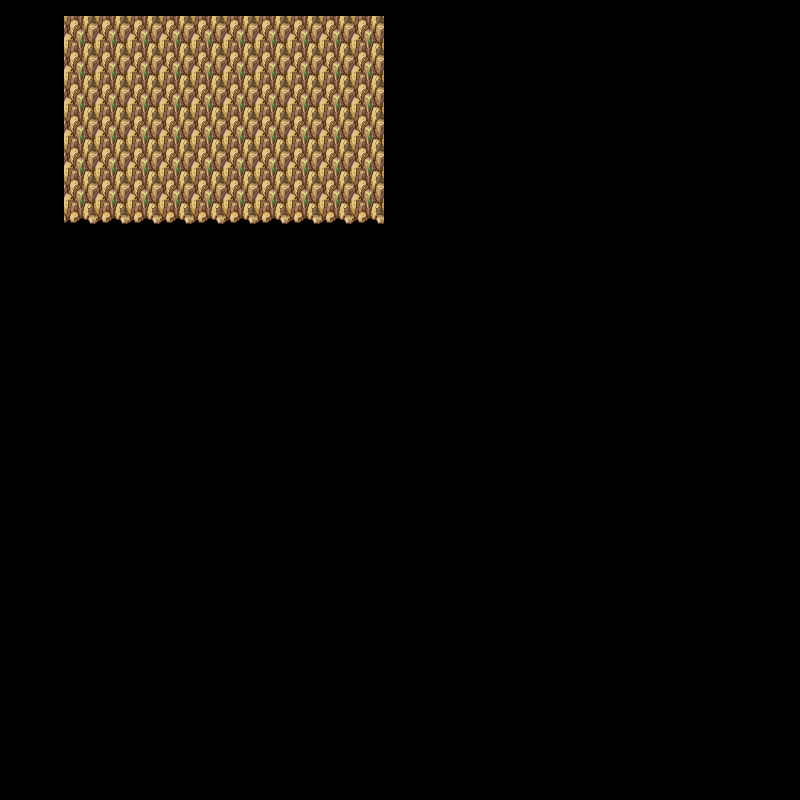

A 2D game scene composited from a Tiled map and its tileset images. What follows is a short description and the map's XML, with every tile layer's data as written:
An orthogonal 50x50 tile map with 16x16 px tiles, 1 tile layer (Vrstva dlaždic 1), 2 tilesets.

<map version="1.0" tiledversion="1.1.6" orientation="orthogonal" renderorder="right-down" width="50" height="50" tilewidth="16" tileheight="16" infinite="0" nextobjectid="1">
 <tileset firstgid="1" name="skaly" tilewidth="16" tileheight="16" tilecount="2500" columns="50">
  <image source="../Work-Img-Sprites-map/skaly.png" width="800" height="800" />
 </tileset>
 <tileset firstgid="2501" name="noviny" tilewidth="16" tileheight="16" tilecount="1" columns="1">
  <image source="noviny.png" width="16" height="16" />
 </tileset>
 <layer name="Vrstva dlaždic 1" width="50" height="50">
  <data encoding="csv">
0,0,0,0,0,0,0,0,0,0,0,0,0,0,0,0,0,0,0,0,0,0,0,0,0,0,0,0,0,0,0,0,0,0,0,0,0,0,0,0,0,0,0,0,0,0,0,0,0,0,
0,0,0,0,1636,1637,1638,1639,1636,1637,1638,1639,1636,1637,1638,1639,1636,1637,1638,1639,1636,1637,1638,1639,0,0,0,0,0,0,0,0,0,0,0,0,0,0,0,0,0,0,0,0,0,0,0,0,0,0,
0,0,0,0,1686,1687,1688,1689,1686,1687,1688,1689,1686,1687,1688,1689,1686,1687,1688,1689,1686,1687,1688,1689,0,0,0,0,0,0,0,0,0,0,0,0,0,0,0,0,0,0,0,0,0,0,0,0,0,0,
0,0,0,0,1736,1737,1738,1739,1736,1737,1738,1739,1736,1737,1738,1739,1736,1737,1738,1739,1736,1737,1738,1739,0,0,0,0,0,0,0,0,0,0,0,0,0,0,0,0,0,0,0,0,0,0,0,0,0,0,
0,0,0,0,1786,1787,1788,1789,1786,1787,1788,1789,1786,1787,1788,1789,1786,1787,1788,1789,1786,1787,1788,1789,0,0,0,0,0,0,0,0,0,0,0,0,0,0,0,0,0,0,0,0,0,0,0,0,0,0,
0,0,0,0,1836,1837,1838,1839,1836,1837,1838,1839,1836,1837,1838,1839,1836,1837,1838,1839,1836,1837,1838,1839,0,0,0,0,0,0,0,0,0,0,0,0,0,0,0,0,0,0,0,0,0,0,0,0,0,0,
0,0,0,0,1686,1687,1688,1689,1686,1687,1688,1689,1686,1687,1688,1689,1686,1687,1688,1689,1686,1687,1688,1689,0,0,0,0,0,0,0,0,0,0,0,0,0,0,0,0,0,0,0,0,0,0,0,0,0,0,
0,0,0,0,1736,1737,1738,1739,1736,1737,1738,1739,1736,1737,1738,1739,1736,1737,1738,1739,1736,1737,1738,1739,0,0,0,0,0,0,0,0,0,0,0,0,0,0,0,0,0,0,0,0,0,0,0,0,0,0,
0,0,0,0,1786,1787,1788,1789,1786,1787,1788,1789,1786,1787,1788,1789,1786,1787,1788,1789,1786,1787,1788,1789,0,0,0,0,0,0,0,0,0,0,0,0,0,0,0,0,0,0,0,0,0,0,0,0,0,0,
0,0,0,0,1836,1837,1838,1839,1836,1837,1838,1839,1836,1837,1838,1839,1836,1837,1838,1839,1836,1837,1838,1839,0,0,0,0,0,0,0,0,0,0,0,0,0,0,0,0,0,0,0,0,0,0,0,0,0,0,
0,0,0,0,1886,1887,1888,1889,1886,1887,1888,1889,1886,1887,1888,1889,1886,1887,1888,1889,1886,1887,1888,1889,0,0,0,0,0,0,0,0,0,0,0,0,0,0,0,0,0,0,0,0,0,0,0,0,0,0,
0,0,0,0,1936,1937,1938,1939,1936,1937,1938,1939,1936,1937,1938,1939,1936,1937,1938,1939,1936,1937,1938,1939,0,0,0,0,0,0,0,0,0,0,0,0,0,0,0,0,0,0,0,0,0,0,0,0,0,0,
0,0,0,0,1986,1987,1988,1989,1986,1987,1988,1989,1986,1987,1988,1989,1986,1987,1988,1989,1986,1987,1988,1989,0,0,0,0,0,0,0,0,0,0,0,0,0,0,0,0,0,0,0,0,0,0,0,0,0,0,
0,0,0,0,2036,2037,2038,2039,2036,2037,2038,2039,2036,2037,2038,2039,2036,2037,2038,2039,2036,2037,2038,2039,0,0,0,0,0,0,0,0,0,0,0,0,0,0,0,0,0,0,0,0,0,0,0,0,0,0,
0,0,0,0,0,0,0,0,0,0,0,0,0,0,0,0,0,0,0,0,0,0,0,0,0,0,0,0,0,0,0,0,0,0,0,0,0,0,0,0,0,0,0,0,0,0,0,0,0,0,
0,0,0,0,0,0,0,0,0,0,0,0,0,0,0,0,0,0,0,0,0,0,0,0,0,0,0,0,0,0,0,0,0,0,0,0,0,0,0,0,0,0,0,0,0,0,0,0,0,0,
0,0,0,0,0,0,0,0,0,0,0,0,0,0,0,0,0,0,0,0,0,0,0,0,0,0,0,0,0,0,0,0,0,0,0,0,0,0,0,0,0,0,0,0,0,0,0,0,0,0,
0,0,0,0,0,0,0,0,0,0,0,0,0,0,0,0,0,0,0,0,0,0,0,0,0,0,0,0,0,0,0,0,0,0,0,0,0,0,0,0,0,0,0,0,0,0,0,0,0,0,
0,0,0,0,0,0,0,0,0,0,0,0,0,0,0,0,0,0,0,0,0,0,0,0,0,0,0,0,0,0,0,0,0,0,0,0,0,0,0,0,0,0,0,0,0,0,0,0,0,0,
0,0,0,0,0,0,0,0,0,0,0,0,0,0,0,0,0,0,0,0,0,0,0,0,0,0,0,0,0,0,0,0,0,0,0,0,0,0,0,0,0,0,0,0,0,0,0,0,0,0,
0,0,0,0,0,0,0,0,0,0,0,0,0,0,0,0,0,0,0,0,0,0,0,0,0,0,0,0,0,0,0,0,0,0,0,0,0,0,0,0,0,0,0,0,0,0,0,0,0,0,
0,0,0,0,0,0,0,0,0,0,0,0,0,0,0,0,0,0,0,0,0,0,0,0,0,0,0,0,0,0,0,0,0,0,0,0,0,0,0,0,0,0,0,0,0,0,0,0,0,0,
0,0,0,0,0,0,0,0,0,0,0,0,0,0,0,0,0,0,0,0,0,0,0,0,0,0,0,0,0,0,0,0,0,0,0,0,0,0,0,0,0,0,0,0,0,0,0,0,0,0,
0,0,0,0,0,0,0,0,0,0,0,0,0,0,0,0,0,0,0,0,0,0,0,0,0,0,0,0,0,0,0,0,0,0,0,0,0,0,0,0,0,0,0,0,0,0,0,0,0,0,
0,0,0,0,0,0,0,0,0,0,0,0,0,0,0,0,0,0,0,0,0,0,0,0,0,0,0,0,0,0,0,0,0,0,0,0,0,0,0,0,0,0,0,0,0,0,0,0,0,0,
0,0,0,0,0,0,0,0,0,0,0,0,0,0,0,0,0,0,0,0,0,0,0,0,0,0,0,0,0,0,0,0,0,0,0,0,0,0,0,0,0,0,0,0,0,0,0,0,0,0,
0,0,0,0,0,0,0,0,0,0,0,0,0,0,0,0,0,0,0,0,0,0,0,0,0,0,0,0,0,0,0,0,0,0,0,0,0,0,0,0,0,0,0,0,0,0,0,0,0,0,
0,0,0,0,0,0,0,0,0,0,0,0,0,0,0,0,0,0,0,0,0,0,0,0,0,0,0,0,0,0,0,0,0,0,0,0,0,0,0,0,0,0,0,0,0,0,0,0,0,0,
0,0,0,0,0,0,0,0,0,0,0,0,0,0,0,0,0,0,0,0,0,0,0,0,0,0,0,0,0,0,0,0,0,0,0,0,0,0,0,0,0,0,0,0,0,0,0,0,0,0,
0,0,0,0,0,0,0,0,0,0,0,0,0,0,0,0,0,0,0,0,0,0,0,0,0,0,0,0,0,0,0,0,0,0,0,0,0,0,0,0,0,0,0,0,0,0,0,0,0,0,
0,0,0,0,0,0,0,0,0,0,0,0,0,0,0,0,0,0,0,0,0,0,0,0,0,0,0,0,0,0,0,0,0,0,0,0,0,0,0,0,0,0,0,0,0,0,0,0,0,0,
0,0,0,0,0,0,0,0,0,0,0,0,0,0,0,0,0,0,0,0,0,0,0,0,0,0,0,0,0,0,0,0,0,0,0,0,0,0,0,0,0,0,0,0,0,0,0,0,0,0,
0,0,0,0,0,0,0,0,0,0,0,0,0,0,0,0,0,0,0,0,0,0,0,0,0,0,0,0,0,0,0,0,0,0,0,0,0,0,0,0,0,0,0,0,0,0,0,0,0,0,
0,0,0,0,0,0,0,0,0,0,0,0,0,0,0,0,0,0,0,0,0,0,0,0,0,0,0,0,0,0,0,0,0,0,0,0,0,0,0,0,0,0,0,0,0,0,0,0,0,0,
0,0,0,0,0,0,0,0,0,0,0,0,0,0,0,0,0,0,0,0,0,0,0,0,0,0,0,0,0,0,0,0,0,0,0,0,0,0,0,0,0,0,0,0,0,0,0,0,0,0,
0,0,0,0,0,0,0,0,0,0,0,0,0,0,0,0,0,0,0,0,0,0,0,0,0,0,0,0,0,0,0,0,0,0,0,0,0,0,0,0,0,0,0,0,0,0,0,0,0,0,
0,0,0,0,0,0,0,0,0,0,0,0,0,0,0,0,0,0,0,0,0,0,0,0,0,0,0,0,0,0,0,0,0,0,0,0,0,0,0,0,0,0,0,0,0,0,0,0,0,0,
0,0,0,0,0,0,0,0,0,0,0,0,0,0,0,0,0,0,0,0,0,0,0,0,0,0,0,0,0,0,0,0,0,0,0,0,0,0,0,0,0,0,0,0,0,0,0,0,0,0,
0,0,0,0,0,0,0,0,0,0,0,0,0,0,0,0,0,0,0,0,0,0,0,0,0,0,0,0,0,0,0,0,0,0,0,0,0,0,0,0,0,0,0,0,0,0,0,0,0,0,
0,0,0,0,0,0,0,0,0,0,0,0,0,0,0,0,0,0,0,0,0,0,0,0,0,0,0,0,0,0,0,0,0,0,0,0,0,0,0,0,0,0,0,0,0,0,0,0,0,0,
0,0,0,0,0,0,0,0,0,0,0,0,0,0,0,0,0,0,0,0,0,0,0,0,0,0,0,0,0,0,0,0,0,0,0,0,0,0,0,0,0,0,0,0,0,0,0,0,0,0,
0,0,0,0,0,0,0,0,0,0,0,0,0,0,0,0,0,0,0,0,0,0,0,0,0,0,0,0,0,0,0,0,0,0,0,0,0,0,0,0,0,0,0,0,0,0,0,0,0,0,
0,0,0,0,0,0,0,0,0,0,0,0,0,0,0,0,0,0,0,0,0,0,0,0,0,0,0,0,0,0,0,0,0,0,0,0,0,0,0,0,0,0,0,0,0,0,0,0,0,0,
0,0,0,0,0,0,0,0,0,0,0,0,0,0,0,0,0,0,0,0,0,0,0,0,0,0,0,0,0,0,0,0,0,0,0,0,0,0,0,0,0,0,0,0,0,0,0,0,0,0,
0,0,0,0,0,0,0,0,0,0,0,0,0,0,0,0,0,0,0,0,0,0,0,0,0,0,0,0,0,0,0,0,0,0,0,0,0,0,0,0,0,0,0,0,0,0,0,0,0,0,
0,0,0,0,0,0,0,0,0,0,0,0,0,0,0,0,0,0,0,0,0,0,0,0,0,0,0,0,0,0,0,0,0,0,0,0,0,0,0,0,0,0,0,0,0,0,0,0,0,0,
0,0,0,0,0,0,0,0,0,0,0,0,0,0,0,0,0,0,0,0,0,0,0,0,0,0,0,0,0,0,0,0,0,0,0,0,0,0,0,0,0,0,0,0,0,0,0,0,0,0,
0,0,0,0,0,0,0,0,0,0,0,0,0,0,0,0,0,0,0,0,0,0,0,0,0,0,0,0,0,0,0,0,0,0,0,0,0,0,0,0,0,0,0,0,0,0,0,0,0,0,
0,0,0,0,0,0,0,0,0,0,0,0,0,0,0,0,0,0,0,0,0,0,0,0,0,0,0,0,0,0,0,0,0,0,0,0,0,0,0,0,0,0,0,0,0,0,0,0,0,0,
0,0,0,0,0,0,0,0,0,0,0,0,0,0,0,0,0,0,0,0,0,0,0,0,0,0,0,0,0,0,0,0,0,0,0,0,0,0,0,0,0,0,0,0,0,0,0,0,0,0
</data>
 </layer>
</map>
